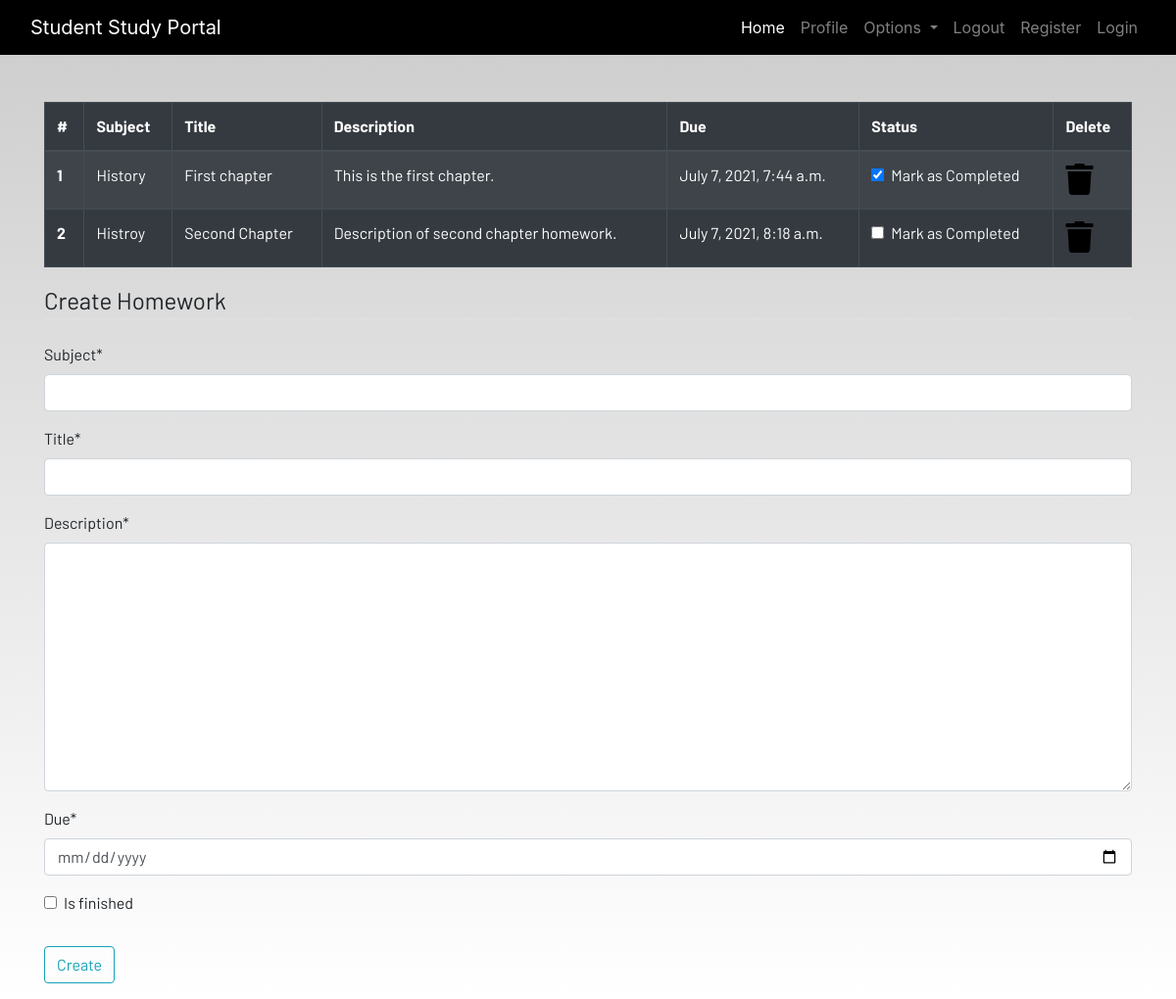
Before: /homework (signed in) with the older database file.
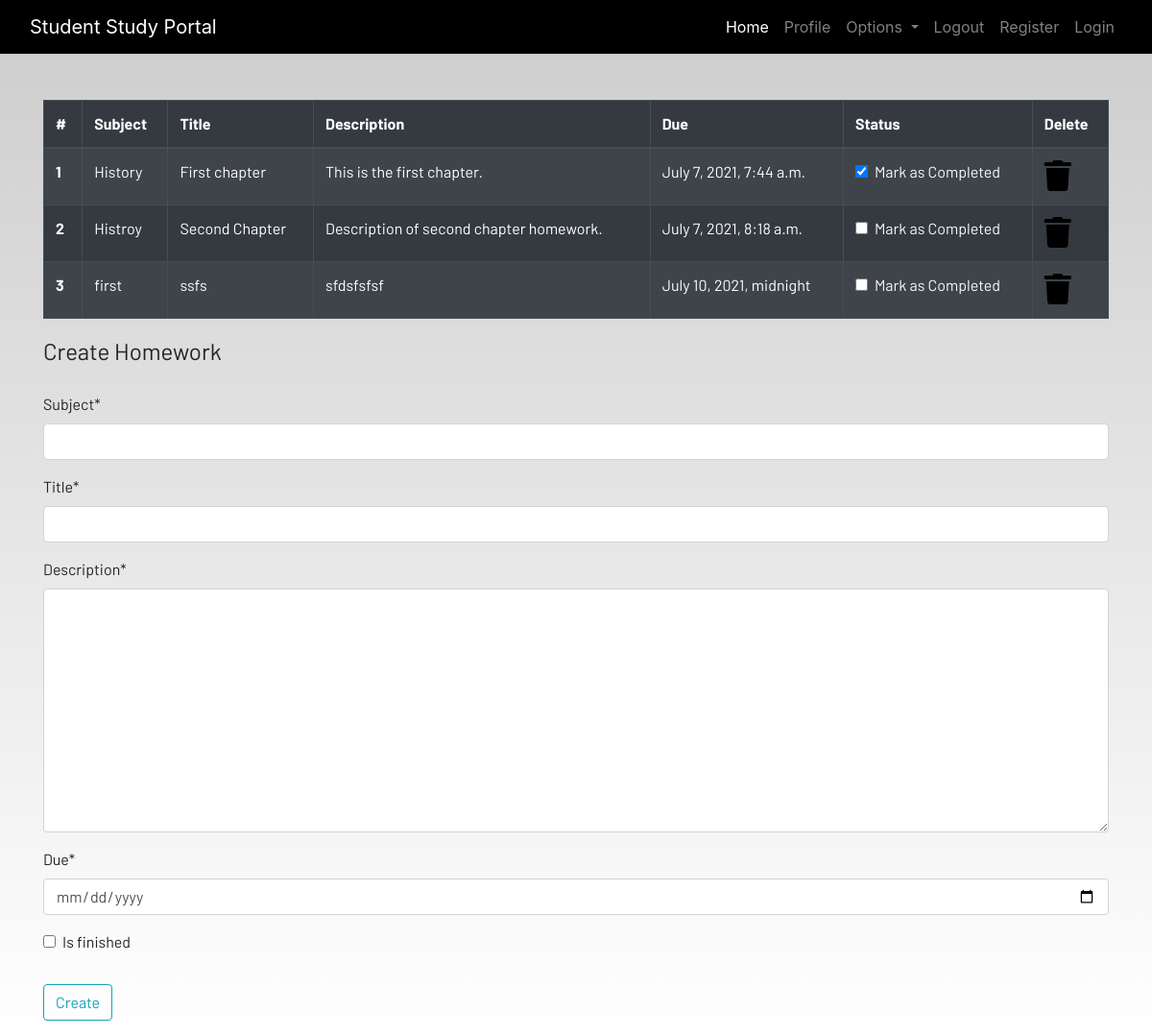
After: the same page with the newer database file.
### dashboard/models.py (models this page shows, shortened)
class Homework(models.Model):
    user = models.ForeignKey(User, on_delete=models.CASCADE)
    subject = models.CharField(max_length=50)
    title = models.CharField(max_length=100)
    description = models.TextField()
    due = models.DateTimeField()
    is_finished = models.BooleanField(default=False)

### dashboard/views.py (the view)
# urls.py: path('homework',views.homework,name="homework"),
def homework(request):
    if request.method == "POST":
        form = HomeworkForm(request.POST)
        if form.is_valid():
            finished = request.POST.get('is_finished',False)
            homeworks = Homework(
                user = request.user,
                subject = request.POST['subject'],
                title= request.POST['title'],
                description = request.POST['description'],
                due = request.POST['due'],
                is_finished = finished,
            )
            homeworks.save()
            messages.success(request,f'Homework Added from {request.user.username}')
    else:
        form = HomeworkForm()
    homework = Homework.objects.filter(user=request.user)
    if len(homework)==0:
        homework_done = True
    else:
        homework_done = False
    context = {'homeworks': homework,
               'homeworks_done':homework_done,
               'form':form,
               }
    return render(request,'dashboard/homework.html',context)

### dashboard/forms.py
class HomeworkForm(forms.ModelForm):
    class Meta:
        model = Homework
        widgets = {'due': DateInput()}
        fields = ['subject','title','description','due','is_finished']

### dashboard/templates/dashboard/homework.html (shortened to what this page needs)
{% extends 'dashboard/base.html' %}
{% load static %}
{% load crispy_forms_tags %}
{% block content %}
<div class="container">
    {% if not homework_done %}
    <table class="table table-striped table-bordered table-hover table-dark">
        <thead>
            <tr>
                <th scope="col">#</th>
                <th scope="col">Subject</th>
                <th scope="col">Title</th>
                <th scope="col">Description</th>
                <th scope="col">Due</th>
                <th scope="col">Status</th>
                <th scope="col">Delete</th>
            </tr>
        </thead>
        <tbody>
            {% for homework in homeworks %}
            <tr>
                <th scope="row">{{forloop.counter}}</th>
                <td>{{homework.subject}}</td>
                <td>{{homework.title}}</td>
                <td>{{homework.description}}</td>
                <td>{{homework.due}}</td>
                <td>
                    <a href="#">
                        <div class="form-check">
                            {% if homework.is_finished == True %}
                            <input class="form-check-input" type="checkbox" value="" checked>
                            {% else %}
                            <input class="form-check-input" type="checkbox" value="">
                            {% endif %}
                            <label class="form-check-label text-light" for="flexCheckDefault">
                                Mark as Completed
                            </label>
                        </div>
                    </a>
                </td>
                <td><a href="{% url 'delete-homework' homework.id %}"><i class="fa fa-trash fa-2x"></i></a></td>
            </tr>
            {% endfor %}
        </tbody>
    </table>
    {% else %}
    <h4>All homeworks are completed!! Create to have more!!</h4>
{% endif %}
</div>
<div class=" container">
    <form method="POST">
        <fieldset class="form-group">
            <legend class="border-bottom mb-4">Create Homework</legend>
            {{form|crispy}}
        </fieldset>
        <div class="form-group">
            <button href="" class="btn btn-outline-info" type="submit">
                Create
            </button>
        </div>
    </form>
</div>
{% endblock content %}

Changed rows visible on the page:
added Homework: subject "first", title "ssfs", description "sfdsfsfsf", due "July 10, 2021, midnight"
